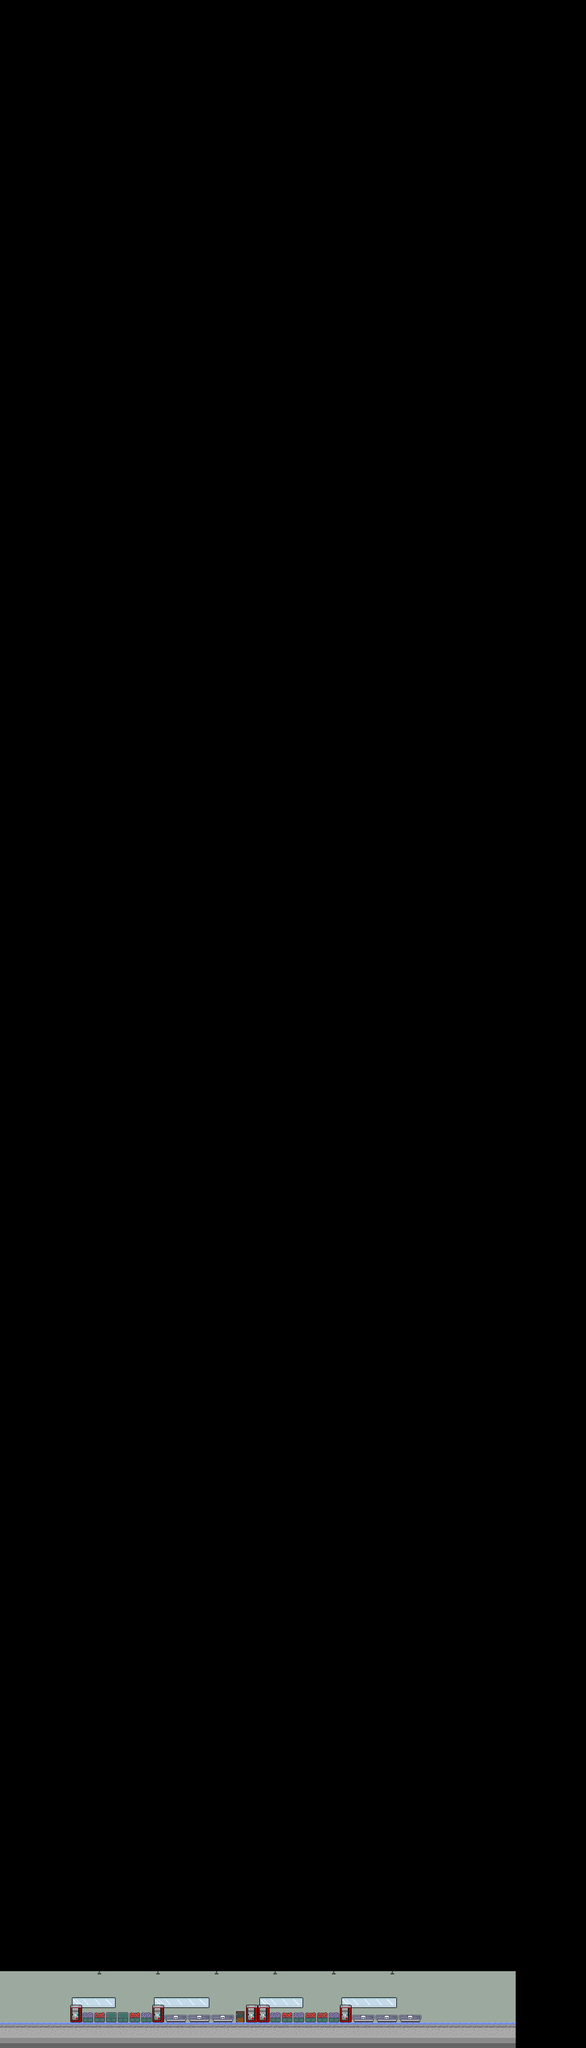

The image is a tile-based game level rendered from a .tmx file. Its description and source (layers, tilesets, objects; grid data summarised) follow:
An orthogonal 50x160 tile map with 22x24 px tiles, 3 tile layers (GraphicObjectBack, GraphicObjectFront, GraphicObjectFront1) and 3 objects.

<map version="1.5" tiledversion="1.7.0" orientation="orthogonal" renderorder="right-down" width="50" height="160" tilewidth="22" tileheight="24" infinite="0" nextlayerid="5" nextobjectid="9">
 <tileset firstgid="1" source="inSklep.tsx" />
 <objectgroup id="4" name="ObjectSklep">
  <object id="5" x="117.333" y="3696.67" width="5.33333" height="94.6667" />
  <object id="7" x="117.125" y="3792.25" width="696.5" height="47.5" />
  <object id="8" x="798.5" y="3696.25" width="1.25" height="95.75" />
 </objectgroup>
 <layer id="2" name="GraphicObjectBack" width="50" height="160">
  <data>[8000 cells, 264 non-empty, 8 distinct tile ids]</data>
 </layer>
 <layer id="1" name="GraphicObjectFront" width="50" height="160">
  <data>[8000 cells, 52 non-empty, 9 distinct tile ids]</data>
 </layer>
 <layer id="3" name="GraphicObjectFront1" width="50" height="160">
  <data>[8000 cells, 0 non-empty, 0 distinct tile ids]</data>
 </layer>
</map>
